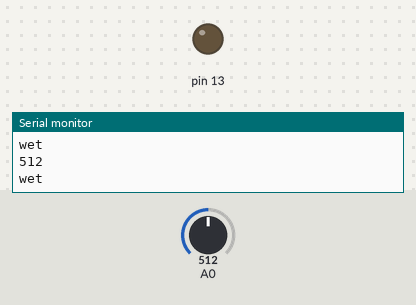
Bench run of a sketch on a simulated Arduino Uno, built with avr-gcc and run on an emulated ATmega328P. Parts: output pins drawn as LEDs (lit = HIGH), the last lines printed to the serial monitor. Inputs (shaded band) come from the test bench; at power-on: A0 = 512.

Above: at 1.8 s.
1.9 s: A0 set to 789
4.5 s: A0 set to 812
At 5.9 s:
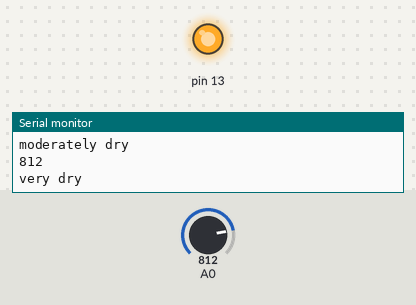
6.5 s: A0 set to 790
At 7.5 s:
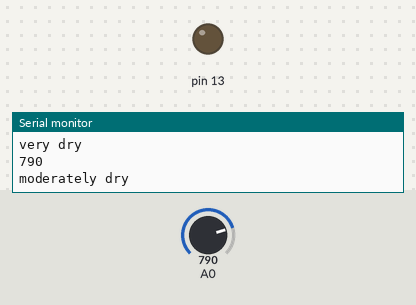
8.5 s: A0 set to 810
At 10.2 s:
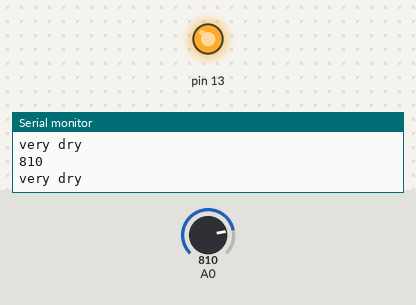
Timing chart, 0 to 11.5 s (numbered marks = the images above; inputs shaded):
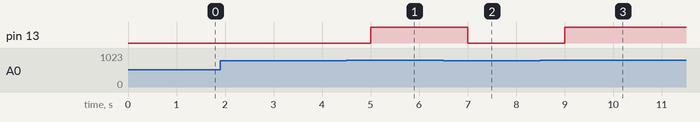

The sketch:

4_soil_sensor_.ino
```cpp
int sensor = 0;
void setup()
{
  pinMode(A0, INPUT);
  pinMode(13, OUTPUT);
  Serial.begin(9600);
}

void loop()
{
  sensor = analogRead(A0);
  Serial.println(sensor);

  if (sensor >= 800) {
    Serial.println("very dry");
    digitalWrite(13, HIGH);
  }
  else if (sensor > 600 && sensor < 800) {
    Serial.println("moderately dry");
    digitalWrite(13, LOW);
  }
  else {
    Serial.println("wet");
    digitalWrite(13, LOW);
  }

  delay(1000);

}
```

Measured:
- the behaviour switches between 799 and 800 on A0 (found by bisection; images 0 and 1)
- after the input at 4.5 s, pin 13: LOW → HIGH after 0.50 s
- after the input at 6.5 s, pin 13: HIGH → LOW after 0.50 s
- after the input at 8.5 s, pin 13: LOW → HIGH after 0.50 s
